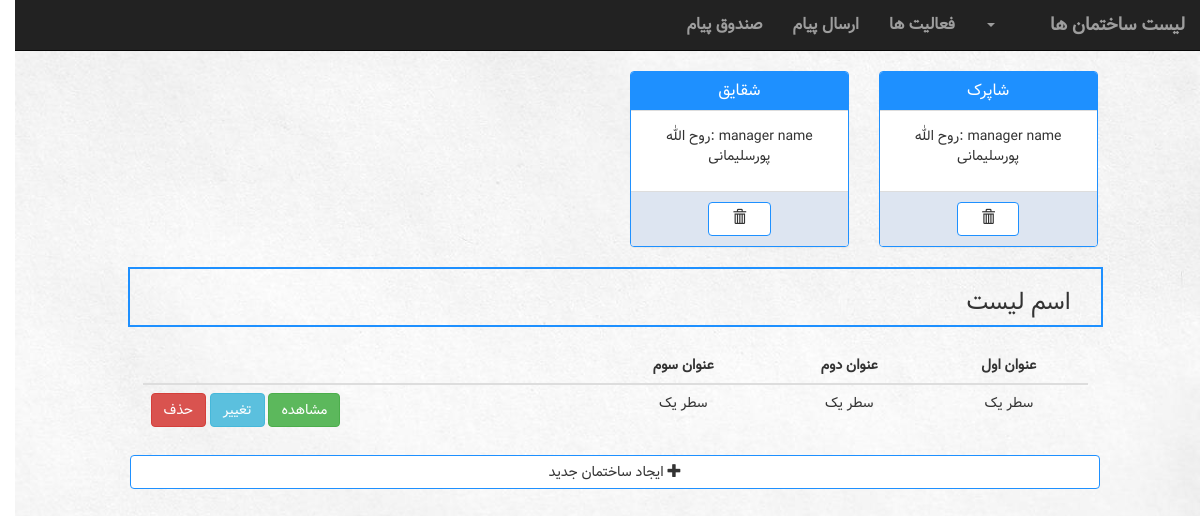
The page /building/ on the database as committed earlier.
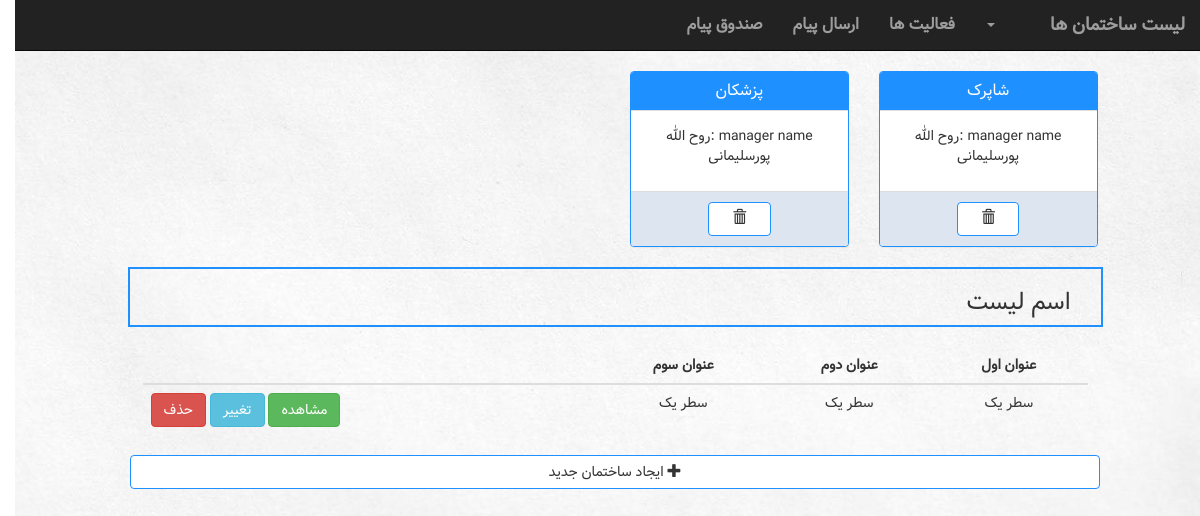
The same page on the database as committed later.
### building/models.py (models this page shows, shortened)
class Building(models.Model):
    manager = models.ForeignKey(Account, on_delete=models.CASCADE)
    name = models.CharField(max_length=100)
    Address = models.CharField(max_length=300)
    info = models.TextField()

### manageUser/models.py (models this page shows, shortened)
class Account(models.Model):
    user = models.OneToOneField(User, on_delete=models.CASCADE)
    type = models.IntegerField(default=UserType.MANAGER)

### building/views.py (the view)
# urls.py: url(r'^building/', include('building.urls')),
def building(request):
    return render(request, 'building/buildingList.html', {'all_building': Building.objects.all(),
                                                          'createBuildingForm': myForm.CreateBuildingForm})

### building/templates/building/buildingList.html (shortened to what this page needs)
{% extends 'building/UserNavBar.html' %}
{% block body %}
    <div class='row'>
        <div class="container col-sm-10 col-lg-offset-1">
            {% for building in all_building %}
                <div class='col-sm-3'>
                    <div class="panel panel-default">
                        <div class="panel-heading container-fluid">
                            <a href="{% url 'building:showdash' building.id %}">
                                <h4 class='panel-title'>{{  building.name}}</h4>
                            </a>
                        </div>
                        <div class="panel-body container-fluid">
                            <p>manager name :{{    building.manager.user.first_name }}  {{  building.manager.user.last_name}}</p>
                        </div>
                        <div class='panel-footer container-fluid'>
                            <a class='col-md-4 col-lg-offset-4 btn btn-default' href="{% url 'building:deleteBuilding' building.id %}" data-toggle="tooltip" title="حذف ساختمان"> <span class="glyphicon glyphicon-trash" aria-hidden="true"></span> </a>
                        </div>
                    </div>
                </div>
            {% endfor %}
        </div>
    </div>
    <div class="col-sm-12">
        <div class="listContainer col-sm-10 col-lg-offset-1">
            <div class="listTitle pull-right col-sm-12">
                <h3> اسم لیست </h3>
            </div>
        </div>
        <div class="col-sm-10 col-lg-offset-1">
            <br>
            <table class="table table-hover">
                <thead>
                    <tr>
                        <th>عنوان اول</th>
                        <th>عنوان دوم</th>
                        <th>عنوان سوم</th>
                        <th></th>
                    </tr>
                </thead>
                <tbody>
                    <tr>
                        <td>سطر یک</td>
                        <td>سطر یک</td>
                        <td>سطر یک</td>
                        <td class="link">
                            <button type="button" class="btn btn-danger">حذف</button>
                            <button type="button" class="btn btn-info">تغییر</button>
                            <button type="button" class="btn btn-success">مشاهده</button>
                        </td>
                    </tr>
                </tbody>
            </table>
        </div>
    </div>
    <div class="col-md-10 col-lg-offset-1" >
        <button class="col-md-12 btn btn-default" data-toggle="modal" data-target="#myModal">  <span class="glyphicon glyphicon-plus" aria-hidden="true"></span> ایجاد ساختمان جدید </button>
    </div>
{% endblock %}

Rows that differ between the two databases and show on the page:
changed Building: name "شقایق" → "پزشکان"
